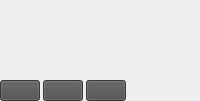
            <widget class="QWidget" name="tab_4">
             <attribute name="icon">
              <iconset>
               <normaloff>../Icons/duplicate-mobile-ui-svgrepo-com.svg</normaloff>../Icons/duplicate-mobile-ui-svgrepo-com.svg</iconset>
             </attribute>
             <attribute name="title">
              <string>Assets</string>
             </attribute>
             <attribute name="toolTip">
              <string>Assets List</string>
             </attribute>
             <layout class="QVBoxLayout" name="verticalLayout_17">
              <property name="spacing">
               <number>6</number>
              </property>
              <property name="leftMargin">
               <number>0</number>
              </property>
              <property name="topMargin">
               <number>6</number>
              </property>
              <property name="rightMargin">
               <number>0</number>
              </property>
              <property name="bottomMargin">
               <number>0</number>
              </property>
              <item>
               <widget class="QScrollArea" name="scrollArea">
                <property name="sizePolicy">
                 <sizepolicy hsizetype="Preferred" vsizetype="Expanding">
                  <horstretch>0</horstretch>
                  <verstretch>0</verstretch>
                 </sizepolicy>
                </property>
                <property name="minimumSize">
                 <size>
                  <width>0</width>
                  <height>0</height>
                 </size>
                </property>
                <property name="maximumSize">
                 <size>
                  <width>16777215</width>
                  <height>16777215</height>
                 </size>
                </property>
                <property name="styleSheet">
                 <string notr="true">QTabBar{  
    background-color: rgba(255, 255, 255, 0);
}
QTabBar::tab {  
    background-color: rgba(255, 255, 255, 40);
	background-color: rgb(0, 157, 235);
    min-width: 70px; 
    min-height:22px;
    padding: 0px  2px; 
    color: white;
	border-radius: 10px;
    margin-left:2px;
    margin-right:2px;
}
QTabBar::tab:selected {  
    color: white;
	background-color: black;;
}
QTabBar::tab:hover {  
    color: black;
    background-color: rgba(255, 0, 0, 100);
}
*{
	color: black;
}

QGroupBox {
border-color: #FF17365D;
font-size: 14px;
border-radius: 15px;
}

QGroupBox::title {
border-top-left-radius: 9px;
border-top-right-radius: 9px;
padding: 2px 20px;
background-color: #FF17365D;
color: rgb(255, 255, 255);
}

QFrame{
	border-top-right-radius: 9px;
	border-bottom-right-radius: 9px;
	border-bottom-left-radius: 9px;
	background-color: rgb(255, 255, 255);
}

#creditsFrame{
	background-color: rgba(255, 255, 255, 0);
}</string>
                </property>
                <property name="frameShape">
                 <enum>QFrame::NoFrame</enum>
                </property>
                <property name="verticalScrollBarPolicy">
                 <enum>Qt::ScrollBarAlwaysOff</enum>
                </property>
                <property name="horizontalScrollBarPolicy">
                 <enum>Qt::ScrollBarAsNeeded</enum>
                </property>
                <property name="widgetResizable">
                 <bool>true</bool>
                </property>
                <widget class="QWidget" name="scrollAreaWidgetContents">
                 <property name="geometry">
                  <rect>
                   <x>0</x>
                   <y>0</y>
                   <width>208</width>
                   <height>546</height>
                  </rect>
                 </property>
                 <layout class="QVBoxLayout" name="verticalLayout">
                  <property name="spacing">
                   <number>0</number>
                  </property>
                  <property name="leftMargin">
                   <number>0</number>
                  </property>
                  <property name="topMargin">
                   <number>0</number>
                  </property>
                  <property name="rightMargin">
                   <number>0</number>
                  </property>
                  <property name="bottomMargin">
                   <number>0</number>
                  </property>
                 </layout>
                </widget>
               </widget>
              </item>
              <item>
               <layout class="QHBoxLayout" name="horizontalLayout_13">
                <property name="spacing">
                 <number>3</number>
                </property>
                <property name="topMargin">
                 <number>0</number>
                </property>
                <item>
                 <widget class="QPushButton" name="openFolder">
                  <property name="sizePolicy">
                   <sizepolicy hsizetype="Preferred" vsizetype="Fixed">
                    <horstretch>0</horstretch>
                    <verstretch>0</verstretch>
                   </sizepolicy>
                  </property>
                  <property name="maximumSize">
                   <size>
                    <width>16777215</width>
                    <height>21</height>
                   </size>
                  </property>
                  <property name="cursor">
                   <cursorShape>PointingHandCursor</cursorShape>
                  </property>
                  <property name="toolTip">
                   <string>Open Assets Folder</string>
                  </property>
                  <property name="statusTip">
                   <string/>
                  </property>
                  <property name="whatsThis">
                   <string/>
                  </property>
                  <property name="styleSheet">
                   <string notr="true">*{
background-color: rgb(77, 77, 77);
}
* QToolTip {
	background-color: pink;
}</string>
                  </property>
                  <property name="text">
                   <string/>
                  </property>
                  <property name="icon">
                   <iconset>
                    <normaloff>../Icons/folder-mobile-ui-svgrepo-com.svg</normaloff>../Icons/folder-mobile-ui-svgrepo-com.svg</iconset>
                  </property>
                  <property name="iconSize">
                   <size>
                    <width>25</width>
                    <height>20</height>
                   </size>
                  </property>
                 </widget>
                </item>
                <item>
                 <widget class="QPushButton" name="createCategory">
                  <property name="sizePolicy">
                   <sizepolicy hsizetype="Preferred" vsizetype="Fixed">
                    <horstretch>0</horstretch>
                    <verstretch>0</verstretch>
                   </sizepolicy>
                  </property>
                  <property name="maximumSize">
                   <size>
                    <width>16777215</width>
                    <height>21</height>
                   </size>
                  </property>
                  <property name="cursor">
                   <cursorShape>PointingHandCursor</cursorShape>
                  </property>
                  <property name="toolTip">
                   <string>Create new asset category</string>
                  </property>
                  <property name="statusTip">
                   <string/>
                  </property>
                  <property name="whatsThis">
                   <string/>
                  </property>
                  <property name="styleSheet">
                   <string notr="true">*{
background-color: rgb(77, 77, 77);
}
* QToolTip {
	background-color: pink;
}</string>
                  </property>
                  <property name="text">
                   <string/>
                  </property>
                  <property name="icon">
                   <iconset>
                    <normaloff>../Icons/label-mobile-ui-svgrepo-com.svg</normaloff>../Icons/label-mobile-ui-svgrepo-com.svg</iconset>
                  </property>
                  <property name="iconSize">
                   <size>
                    <width>25</width>
                    <height>20</height>
                   </size>
                  </property>
                 </widget>
                </item>
                <item>
                 <widget class="QPushButton" name="createCategory_2">
                  <property name="sizePolicy">
                   <sizepolicy hsizetype="Preferred" vsizetype="Fixed">
                    <horstretch>0</horstretch>
                    <verstretch>0</verstretch>
                   </sizepolicy>
                  </property>
                  <property name="maximumSize">
                   <size>
                    <width>16777215</width>
                    <height>21</height>
                   </size>
                  </property>
                  <property name="cursor">
                   <cursorShape>PointingHandCursor</cursorShape>
                  </property>
                  <property name="toolTip">
                   <string>Deselect all assets</string>
                  </property>
                  <property name="statusTip">
                   <string/>
                  </property>
                  <property name="whatsThis">
                   <string/>
                  </property>
                  <property name="styleSheet">
                   <string notr="true">*{
background-color: rgb(77, 77, 77);
}
* QToolTip {
	background-color: pink;
}</string>
                  </property>
                  <property name="text">
                   <string/>
                  </property>
                  <property name="icon">
                   <iconset>
                    <normaloff>../Icons/close-mobile-ui-svgrepo-com.svg</normaloff>../Icons/close-mobile-ui-svgrepo-com.svg</iconset>
                  </property>
                  <property name="iconSize">
                   <size>
                    <width>25</width>
                    <height>20</height>
                   </size>
                  </property>
                 </widget>
                </item>
                <item>
                 <spacer name="horizontalSpacer">
                  <property name="orientation">
                   <enum>Qt::Horizontal</enum>
                  </property>
                  <property name="sizeHint" stdset="0">
                   <size>
                    <width>40</width>
                    <height>20</height>
                   </size>
                  </property>
                 </spacer>
                </item>
               </layout>
              </item>
             </layout>
            </widget>
